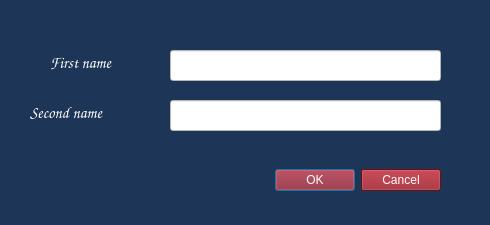
<?xml version="1.0" encoding="UTF-8"?>
<ui version="4.0">
 <class>GetNames</class>
 <widget class="QDialog" name="GetNames">
  <property name="geometry">
   <rect>
    <x>0</x>
    <y>0</y>
    <width>490</width>
    <height>225</height>
   </rect>
  </property>
  <property name="palette">
   <palette>
    <active>
     <colorrole role="WindowText">
      <brush brushstyle="SolidPattern">
       <color alpha="255">
        <red>255</red>
        <green>255</green>
        <blue>255</blue>
       </color>
      </brush>
     </colorrole>
     <colorrole role="Button">
      <brush brushstyle="SolidPattern">
       <color alpha="255">
        <red>29</red>
        <green>53</green>
        <blue>87</blue>
       </color>
      </brush>
     </colorrole>
     <colorrole role="Light">
      <brush brushstyle="SolidPattern">
       <color alpha="255">
        <red>43</red>
        <green>80</green>
        <blue>130</blue>
       </color>
      </brush>
     </colorrole>
     <colorrole role="Midlight">
      <brush brushstyle="SolidPattern">
       <color alpha="255">
        <red>36</red>
        <green>66</green>
        <blue>108</blue>
       </color>
      </brush>
     </colorrole>
     <colorrole role="Dark">
      <brush brushstyle="SolidPattern">
       <color alpha="255">
        <red>14</red>
        <green>26</green>
        <blue>43</blue>
       </color>
      </brush>
     </colorrole>
     <colorrole role="Mid">
      <brush brushstyle="SolidPattern">
       <color alpha="255">
        <red>19</red>
        <green>35</green>
        <blue>58</blue>
       </color>
      </brush>
     </colorrole>
     <colorrole role="Text">
      <brush brushstyle="SolidPattern">
       <color alpha="255">
        <red>255</red>
        <green>255</green>
        <blue>255</blue>
       </color>
      </brush>
     </colorrole>
     <colorrole role="BrightText">
      <brush brushstyle="SolidPattern">
       <color alpha="255">
        <red>255</red>
        <green>255</green>
        <blue>255</blue>
       </color>
      </brush>
     </colorrole>
     <colorrole role="ButtonText">
      <brush brushstyle="SolidPattern">
       <color alpha="255">
        <red>255</red>
        <green>255</green>
        <blue>255</blue>
       </color>
      </brush>
     </colorrole>
     <colorrole role="Base">
      <brush brushstyle="SolidPattern">
       <color alpha="255">
        <red>0</red>
        <green>0</green>
        <blue>0</blue>
       </color>
      </brush>
     </colorrole>
     <colorrole role="Window">
      <brush brushstyle="SolidPattern">
       <color alpha="255">
        <red>29</red>
        <green>53</green>
        <blue>87</blue>
       </color>
      </brush>
     </colorrole>
     <colorrole role="Shadow">
      <brush brushstyle="SolidPattern">
       <color alpha="255">
        <red>0</red>
        <green>0</green>
        <blue>0</blue>
       </color>
      </brush>
     </colorrole>
     <colorrole role="AlternateBase">
      <brush brushstyle="SolidPattern">
       <color alpha="255">
        <red>14</red>
        <green>26</green>
        <blue>43</blue>
       </color>
      </brush>
     </colorrole>
     <colorrole role="ToolTipBase">
      <brush brushstyle="SolidPattern">
       <color alpha="255">
        <red>255</red>
        <green>255</green>
        <blue>220</blue>
       </color>
      </brush>
     </colorrole>
     <colorrole role="ToolTipText">
      <brush brushstyle="SolidPattern">
       <color alpha="255">
        <red>0</red>
        <green>0</green>
        <blue>0</blue>
       </color>
      </brush>
     </colorrole>
     <colorrole role="PlaceholderText">
      <brush brushstyle="SolidPattern">
       <color alpha="128">
        <red>255</red>
        <green>255</green>
        <blue>255</blue>
       </color>
      </brush>
     </colorrole>
    </active>
    <inactive>
     <colorrole role="WindowText">
      <brush brushstyle="SolidPattern">
       <color alpha="255">
        <red>255</red>
        <green>255</green>
        <blue>255</blue>
       </color>
      </brush>
     </colorrole>
     <colorrole role="Button">
      <brush brushstyle="SolidPattern">
       <color alpha="255">
        <red>29</red>
        <green>53</green>
        <blue>87</blue>
       </color>
      </brush>
     </colorrole>
     <colorrole role="Light">
      <brush brushstyle="SolidPattern">
       <color alpha="255">
        <red>43</red>
        <green>80</green>
        <blue>130</blue>
       </color>
      </brush>
     </colorrole>
     <colorrole role="Midlight">
      <brush brushstyle="SolidPattern">
       <color alpha="255">
        <red>36</red>
        <green>66</green>
        <blue>108</blue>
       </color>
      </brush>
     </colorrole>
     <colorrole role="Dark">
      <brush brushstyle="SolidPattern">
       <color alpha="255">
        <red>14</red>
        <green>26</green>
        <blue>43</blue>
       </color>
      </brush>
     </colorrole>
     <colorrole role="Mid">
      <brush brushstyle="SolidPattern">
       <color alpha="255">
        <red>19</red>
        <green>35</green>
        <blue>58</blue>
       </color>
      </brush>
     </colorrole>
     <colorrole role="Text">
      <brush brushstyle="SolidPattern">
       <color alpha="255">
        <red>255</red>
        <green>255</green>
        <blue>255</blue>
       </color>
      </brush>
     </colorrole>
     <colorrole role="BrightText">
      <brush brushstyle="SolidPattern">
       <color alpha="255">
        <red>255</red>
        <green>255</green>
        <blue>255</blue>
       </color>
      </brush>
     </colorrole>
     <colorrole role="ButtonText">
      <brush brushstyle="SolidPattern">
       <color alpha="255">
        <red>255</red>
        <green>255</green>
        <blue>255</blue>
       </color>
      </brush>
     </colorrole>
     <colorrole role="Base">
      <brush brushstyle="SolidPattern">
       <color alpha="255">
        <red>0</red>
        <green>0</green>
        <blue>0</blue>
       </color>
      </brush>
     </colorrole>
     <colorrole role="Window">
      <brush brushstyle="SolidPattern">
       <color alpha="255">
        <red>29</red>
        <green>53</green>
        <blue>87</blue>
       </color>
      </brush>
     </colorrole>
     <colorrole role="Shadow">
      <brush brushstyle="SolidPattern">
       <color alpha="255">
        <red>0</red>
        <green>0</green>
        <blue>0</blue>
       </color>
      </brush>
     </colorrole>
     <colorrole role="AlternateBase">
      <brush brushstyle="SolidPattern">
       <color alpha="255">
        <red>14</red>
        <green>26</green>
        <blue>43</blue>
       </color>
      </brush>
     </colorrole>
     <colorrole role="ToolTipBase">
      <brush brushstyle="SolidPattern">
       <color alpha="255">
        <red>255</red>
        <green>255</green>
        <blue>220</blue>
       </color>
      </brush>
     </colorrole>
     <colorrole role="ToolTipText">
      <brush brushstyle="SolidPattern">
       <color alpha="255">
        <red>0</red>
        <green>0</green>
        <blue>0</blue>
       </color>
      </brush>
     </colorrole>
     <colorrole role="PlaceholderText">
      <brush brushstyle="SolidPattern">
       <color alpha="128">
        <red>255</red>
        <green>255</green>
        <blue>255</blue>
       </color>
      </brush>
     </colorrole>
    </inactive>
    <disabled>
     <colorrole role="WindowText">
      <brush brushstyle="SolidPattern">
       <color alpha="255">
        <red>14</red>
        <green>26</green>
        <blue>43</blue>
       </color>
      </brush>
     </colorrole>
     <colorrole role="Button">
      <brush brushstyle="SolidPattern">
       <color alpha="255">
        <red>29</red>
        <green>53</green>
        <blue>87</blue>
       </color>
      </brush>
     </colorrole>
     <colorrole role="Light">
      <brush brushstyle="SolidPattern">
       <color alpha="255">
        <red>43</red>
        <green>80</green>
        <blue>130</blue>
       </color>
      </brush>
     </colorrole>
     <colorrole role="Midlight">
      <brush brushstyle="SolidPattern">
       <color alpha="255">
        <red>36</red>
        <green>66</green>
        <blue>108</blue>
       </color>
      </brush>
     </colorrole>
     <colorrole role="Dark">
      <brush brushstyle="SolidPattern">
       <color alpha="255">
        <red>14</red>
        <green>26</green>
        <blue>43</blue>
       </color>
      </brush>
     </colorrole>
     <colorrole role="Mid">
      <brush brushstyle="SolidPattern">
       <color alpha="255">
        <red>19</red>
        <green>35</green>
        <blue>58</blue>
       </color>
      </brush>
     </colorrole>
     <colorrole role="Text">
      <brush brushstyle="SolidPattern">
       <color alpha="255">
        <red>14</red>
        <green>26</green>
        <blue>43</blue>
       </color>
      </brush>
     </colorrole>
     <colorrole role="BrightText">
      <brush brushstyle="SolidPattern">
       <color alpha="255">
        <red>255</red>
        <green>255</green>
        <blue>255</blue>
       </color>
      </brush>
     </colorrole>
     <colorrole role="ButtonText">
      <brush brushstyle="SolidPattern">
       <color alpha="255">
        <red>14</red>
        <green>26</green>
        <blue>43</blue>
       </color>
      </brush>
     </colorrole>
     <colorrole role="Base">
      <brush brushstyle="SolidPattern">
       <color alpha="255">
        <red>29</red>
        <green>53</green>
        <blue>87</blue>
       </color>
      </brush>
     </colorrole>
     <colorrole role="Window">
      <brush brushstyle="SolidPattern">
       <color alpha="255">
        <red>29</red>
        <green>53</green>
        <blue>87</blue>
       </color>
      </brush>
     </colorrole>
     <colorrole role="Shadow">
      <brush brushstyle="SolidPattern">
       <color alpha="255">
        <red>0</red>
        <green>0</green>
        <blue>0</blue>
       </color>
      </brush>
     </colorrole>
     <colorrole role="AlternateBase">
      <brush brushstyle="SolidPattern">
       <color alpha="255">
        <red>29</red>
        <green>53</green>
        <blue>87</blue>
       </color>
      </brush>
     </colorrole>
     <colorrole role="ToolTipBase">
      <brush brushstyle="SolidPattern">
       <color alpha="255">
        <red>255</red>
        <green>255</green>
        <blue>220</blue>
       </color>
      </brush>
     </colorrole>
     <colorrole role="ToolTipText">
      <brush brushstyle="SolidPattern">
       <color alpha="255">
        <red>0</red>
        <green>0</green>
        <blue>0</blue>
       </color>
      </brush>
     </colorrole>
     <colorrole role="PlaceholderText">
      <brush brushstyle="SolidPattern">
       <color alpha="128">
        <red>255</red>
        <green>255</green>
        <blue>255</blue>
       </color>
      </brush>
     </colorrole>
    </disabled>
   </palette>
  </property>
  <property name="font">
   <font>
    <pointsize>22</pointsize>
   </font>
  </property>
  <property name="windowTitle">
   <string>Input Names</string>
  </property>
  <property name="windowIcon">
   <iconset resource="Resorces.qrc">
    <normaloff>:/Logo/tic-tac-toe.png</normaloff>:/Logo/tic-tac-toe.png</iconset>
  </property>
  <property name="styleSheet">
   <string notr="true"/>
  </property>
  <widget class="QDialogButtonBox" name="buttonBox">
   <property name="geometry">
    <rect>
     <x>240</x>
     <y>160</y>
     <width>201</width>
     <height>41</height>
    </rect>
   </property>
   <property name="palette">
    <palette>
     <active>
      <colorrole role="WindowText">
       <brush brushstyle="SolidPattern">
        <color alpha="255">
         <red>255</red>
         <green>255</green>
         <blue>255</blue>
        </color>
       </brush>
      </colorrole>
      <colorrole role="Button">
       <brush brushstyle="SolidPattern">
        <color alpha="255">
         <red>146</red>
         <green>22</green>
         <blue>33</blue>
        </color>
       </brush>
      </colorrole>
      <colorrole role="Light">
       <brush brushstyle="SolidPattern">
        <color alpha="255">
         <red>255</red>
         <green>255</green>
         <blue>255</blue>
        </color>
       </brush>
      </colorrole>
      <colorrole role="Midlight">
       <brush brushstyle="SolidPattern">
        <color alpha="255">
         <red>255</red>
         <green>255</green>
         <blue>255</blue>
        </color>
       </brush>
      </colorrole>
      <colorrole role="Dark">
       <brush brushstyle="SolidPattern">
        <color alpha="255">
         <red>127</red>
         <green>127</green>
         <blue>127</blue>
        </color>
       </brush>
      </colorrole>
      <colorrole role="Mid">
       <brush brushstyle="SolidPattern">
        <color alpha="255">
         <red>170</red>
         <green>170</green>
         <blue>170</blue>
        </color>
       </brush>
      </colorrole>
      <colorrole role="Text">
       <brush brushstyle="SolidPattern">
        <color alpha="255">
         <red>255</red>
         <green>255</green>
         <blue>255</blue>
        </color>
       </brush>
      </colorrole>
      <colorrole role="BrightText">
       <brush brushstyle="SolidPattern">
        <color alpha="255">
         <red>255</red>
         <green>255</green>
         <blue>255</blue>
        </color>
       </brush>
      </colorrole>
      <colorrole role="ButtonText">
       <brush brushstyle="SolidPattern">
        <color alpha="255">
         <red>255</red>
         <green>255</green>
         <blue>255</blue>
        </color>
       </brush>
      </colorrole>
      <colorrole role="Base">
       <brush brushstyle="SolidPattern">
        <color alpha="255">
         <red>146</red>
         <green>22</green>
         <blue>33</blue>
        </color>
       </brush>
      </colorrole>
      <colorrole role="Window">
       <brush brushstyle="SolidPattern">
        <color alpha="255">
         <red>146</red>
         <green>22</green>
         <blue>33</blue>
        </color>
       </brush>
      </colorrole>
      <colorrole role="Shadow">
       <brush brushstyle="SolidPattern">
        <color alpha="255">
         <red>0</red>
         <green>0</green>
         <blue>0</blue>
        </color>
       </brush>
      </colorrole>
      <colorrole role="AlternateBase">
       <brush brushstyle="SolidPattern">
        <color alpha="255">
         <red>255</red>
         <green>255</green>
         <blue>255</blue>
        </color>
       </brush>
      </colorrole>
      <colorrole role="ToolTipBase">
       <brush brushstyle="SolidPattern">
        <color alpha="255">
         <red>255</red>
         <green>255</green>
         <blue>220</blue>
        </color>
       </brush>
      </colorrole>
      <colorrole role="ToolTipText">
       <brush brushstyle="SolidPattern">
        <color alpha="255">
         <red>0</red>
         <green>0</green>
         <blue>0</blue>
        </color>
       </brush>
      </colorrole>
      <colorrole role="PlaceholderText">
       <brush brushstyle="SolidPattern">
        <color alpha="128">
         <red>0</red>
         <green>0</green>
         <blue>0</blue>
        </color>
       </brush>
      </colorrole>
     </active>
     <inactive>
      <colorrole role="WindowText">
       <brush brushstyle="SolidPattern">
        <color alpha="255">
         <red>255</red>
         <green>255</green>
         <blue>255</blue>
        </color>
       </brush>
      </colorrole>
      <colorrole role="Button">
       <brush brushstyle="SolidPattern">
        <color alpha="255">
         <red>146</red>
         <green>22</green>
         <blue>33</blue>
        </color>
       </brush>
      </colorrole>
      <colorrole role="Light">
       <brush brushstyle="SolidPattern">
        <color alpha="255">
         <red>255</red>
         <green>255</green>
         <blue>255</blue>
        </color>
       </brush>
      </colorrole>
      <colorrole role="Midlight">
       <brush brushstyle="SolidPattern">
        <color alpha="255">
         <red>255</red>
         <green>255</green>
         <blue>255</blue>
        </color>
       </brush>
      </colorrole>
      <colorrole role="Dark">
       <brush brushstyle="SolidPattern">
        <color alpha="255">
         <red>127</red>
         <green>127</green>
         <blue>127</blue>
        </color>
       </brush>
      </colorrole>
      <colorrole role="Mid">
       <brush brushstyle="SolidPattern">
        <color alpha="255">
         <red>170</red>
         <green>170</green>
         <blue>170</blue>
        </color>
       </brush>
      </colorrole>
      <colorrole role="Text">
       <brush brushstyle="SolidPattern">
        <color alpha="255">
         <red>255</red>
         <green>255</green>
         <blue>255</blue>
        </color>
       </brush>
      </colorrole>
      <colorrole role="BrightText">
       <brush brushstyle="SolidPattern">
        <color alpha="255">
         <red>255</red>
         <green>255</green>
         <blue>255</blue>
        </color>
       </brush>
      </colorrole>
      <colorrole role="ButtonText">
       <brush brushstyle="SolidPattern">
        <color alpha="255">
         <red>255</red>
         <green>255</green>
         <blue>255</blue>
        </color>
       </brush>
      </colorrole>
      <colorrole role="Base">
       <brush brushstyle="SolidPattern">
        <color alpha="255">
         <red>146</red>
         <green>22</green>
         <blue>33</blue>
        </color>
       </brush>
      </colorrole>
      <colorrole role="Window">
       <brush brushstyle="SolidPattern">
        <color alpha="255">
         <red>146</red>
         <green>22</green>
         <blue>33</blue>
        </color>
       </brush>
      </colorrole>
      <colorrole role="Shadow">
       <brush brushstyle="SolidPattern">
        <color alpha="255">
         <red>0</red>
         <green>0</green>
         <blue>0</blue>
        </color>
       </brush>
      </colorrole>
      <colorrole role="AlternateBase">
       <brush brushstyle="SolidPattern">
        <color alpha="255">
         <red>255</red>
         <green>255</green>
         <blue>255</blue>
        </color>
       </brush>
      </colorrole>
      <colorrole role="ToolTipBase">
       <brush brushstyle="SolidPattern">
        <color alpha="255">
         <red>255</red>
         <green>255</green>
         <blue>220</blue>
        </color>
       </brush>
      </colorrole>
      <colorrole role="ToolTipText">
       <brush brushstyle="SolidPattern">
        <color alpha="255">
         <red>0</red>
         <green>0</green>
         <blue>0</blue>
        </color>
       </brush>
      </colorrole>
      <colorrole role="PlaceholderText">
       <brush brushstyle="SolidPattern">
        <color alpha="128">
         <red>0</red>
         <green>0</green>
         <blue>0</blue>
        </color>
       </brush>
      </colorrole>
     </inactive>
     <disabled>
      <colorrole role="WindowText">
       <brush brushstyle="SolidPattern">
        <color alpha="255">
         <red>255</red>
         <green>255</green>
         <blue>255</blue>
        </color>
       </brush>
      </colorrole>
      <colorrole role="Button">
       <brush brushstyle="SolidPattern">
        <color alpha="255">
         <red>146</red>
         <green>22</green>
         <blue>33</blue>
        </color>
       </brush>
      </colorrole>
      <colorrole role="Light">
       <brush brushstyle="SolidPattern">
        <color alpha="255">
         <red>255</red>
         <green>255</green>
         <blue>255</blue>
        </color>
       </brush>
      </colorrole>
      <colorrole role="Midlight">
       <brush brushstyle="SolidPattern">
        <color alpha="255">
         <red>255</red>
         <green>255</green>
         <blue>255</blue>
        </color>
       </brush>
      </colorrole>
      <colorrole role="Dark">
       <brush brushstyle="SolidPattern">
        <color alpha="255">
         <red>127</red>
         <green>127</green>
         <blue>127</blue>
        </color>
       </brush>
      </colorrole>
      <colorrole role="Mid">
       <brush brushstyle="SolidPattern">
        <color alpha="255">
         <red>170</red>
         <green>170</green>
         <blue>170</blue>
        </color>
       </brush>
      </colorrole>
      <colorrole role="Text">
       <brush brushstyle="SolidPattern">
        <color alpha="255">
         <red>255</red>
         <green>255</green>
         <blue>255</blue>
        </color>
       </brush>
      </colorrole>
      <colorrole role="BrightText">
       <brush brushstyle="SolidPattern">
        <color alpha="255">
         <red>255</red>
         <green>255</green>
         <blue>255</blue>
        </color>
       </brush>
      </colorrole>
      <colorrole role="ButtonText">
       <brush brushstyle="SolidPattern">
        <color alpha="255">
         <red>255</red>
         <green>255</green>
         <blue>255</blue>
        </color>
       </brush>
      </colorrole>
      <colorrole role="Base">
       <brush brushstyle="SolidPattern">
        <color alpha="255">
         <red>146</red>
         <green>22</green>
         <blue>33</blue>
        </color>
       </brush>
      </colorrole>
      <colorrole role="Window">
       <brush brushstyle="SolidPattern">
        <color alpha="255">
         <red>146</red>
         <green>22</green>
         <blue>33</blue>
        </color>
       </brush>
      </colorrole>
      <colorrole role="Shadow">
       <brush brushstyle="SolidPattern">
        <color alpha="255">
         <red>0</red>
         <green>0</green>
         <blue>0</blue>
        </color>
       </brush>
      </colorrole>
      <colorrole role="AlternateBase">
       <brush brushstyle="SolidPattern">
        <color alpha="255">
         <red>255</red>
         <green>255</green>
         <blue>255</blue>
        </color>
       </brush>
      </colorrole>
      <colorrole role="ToolTipBase">
       <brush brushstyle="SolidPattern">
        <color alpha="255">
         <red>255</red>
         <green>255</green>
         <blue>220</blue>
        </color>
       </brush>
      </colorrole>
      <colorrole role="ToolTipText">
       <brush brushstyle="SolidPattern">
        <color alpha="255">
         <red>0</red>
         <green>0</green>
         <blue>0</blue>
        </color>
       </brush>
      </colorrole>
      <colorrole role="PlaceholderText">
       <brush brushstyle="SolidPattern">
        <color alpha="128">
         <red>0</red>
         <green>0</green>
         <blue>0</blue>
        </color>
       </brush>
      </colorrole>
     </disabled>
    </palette>
   </property>
   <property name="font">
    <font>
     <family>Comic Sans MS</family>
     <pointsize>10</pointsize>
    </font>
   </property>
   <property name="styleSheet">
    <string notr="true">color: rgb(255, 255, 255);
background-color: rgb(146, 22, 33);
</string>
   </property>
   <property name="orientation">
    <enum>Qt::Horizontal</enum>
   </property>
   <property name="standardButtons">
    <set>QDialogButtonBox::Cancel|QDialogButtonBox::Ok</set>
   </property>
  </widget>
  <widget class="QLabel" name="label">
   <property name="geometry">
    <rect>
     <x>50</x>
     <y>42</y>
     <width>101</width>
     <height>41</height>
    </rect>
   </property>
   <property name="font">
    <font>
     <family>Comic Sans MS</family>
     <pointsize>12</pointsize>
     <weight>50</weight>
     <italic>false</italic>
     <bold>false</bold>
    </font>
   </property>
   <property name="text">
    <string>First name</string>
   </property>
  </widget>
  <widget class="QLabel" name="label_2">
   <property name="geometry">
    <rect>
     <x>30</x>
     <y>92</y>
     <width>121</width>
     <height>41</height>
    </rect>
   </property>
   <property name="font">
    <font>
     <family>Comic Sans MS</family>
     <pointsize>12</pointsize>
     <weight>50</weight>
     <italic>false</italic>
     <bold>false</bold>
    </font>
   </property>
   <property name="text">
    <string>Second name</string>
   </property>
  </widget>
  <widget class="QLineEdit" name="lineEdit">
   <property name="geometry">
    <rect>
     <x>170</x>
     <y>50</y>
     <width>271</width>
     <height>31</height>
    </rect>
   </property>
   <property name="palette">
    <palette>
     <active>
      <colorrole role="WindowText">
       <brush brushstyle="SolidPattern">
        <color alpha="255">
         <red>0</red>
         <green>0</green>
         <blue>0</blue>
        </color>
       </brush>
      </colorrole>
      <colorrole role="Button">
       <brush brushstyle="SolidPattern">
        <color alpha="255">
         <red>255</red>
         <green>255</green>
         <blue>255</blue>
        </color>
       </brush>
      </colorrole>
      <colorrole role="Light">
       <brush brushstyle="SolidPattern">
        <color alpha="255">
         <red>255</red>
         <green>255</green>
         <blue>255</blue>
        </color>
       </brush>
      </colorrole>
      <colorrole role="Midlight">
       <brush brushstyle="SolidPattern">
        <color alpha="255">
         <red>255</red>
         <green>255</green>
         <blue>255</blue>
        </color>
       </brush>
      </colorrole>
      <colorrole role="Dark">
       <brush brushstyle="SolidPattern">
        <color alpha="255">
         <red>127</red>
         <green>127</green>
         <blue>127</blue>
        </color>
       </brush>
      </colorrole>
      <colorrole role="Mid">
       <brush brushstyle="SolidPattern">
        <color alpha="255">
         <red>170</red>
         <green>170</green>
         <blue>170</blue>
        </color>
       </brush>
      </colorrole>
      <colorrole role="Text">
       <brush brushstyle="SolidPattern">
        <color alpha="255">
         <red>0</red>
         <green>0</green>
         <blue>0</blue>
        </color>
       </brush>
      </colorrole>
      <colorrole role="BrightText">
       <brush brushstyle="SolidPattern">
        <color alpha="255">
         <red>255</red>
         <green>255</green>
         <blue>255</blue>
        </color>
       </brush>
      </colorrole>
      <colorrole role="ButtonText">
       <brush brushstyle="SolidPattern">
        <color alpha="255">
         <red>0</red>
         <green>0</green>
         <blue>0</blue>
        </color>
       </brush>
      </colorrole>
      <colorrole role="Base">
       <brush brushstyle="SolidPattern">
        <color alpha="255">
         <red>255</red>
         <green>255</green>
         <blue>255</blue>
        </color>
       </brush>
      </colorrole>
      <colorrole role="Window">
       <brush brushstyle="SolidPattern">
        <color alpha="255">
         <red>255</red>
         <green>255</green>
         <blue>255</blue>
        </color>
       </brush>
      </colorrole>
      <colorrole role="Shadow">
       <brush brushstyle="SolidPattern">
        <color alpha="255">
         <red>0</red>
         <green>0</green>
         <blue>0</blue>
        </color>
       </brush>
      </colorrole>
      <colorrole role="AlternateBase">
       <brush brushstyle="SolidPattern">
        <color alpha="255">
         <red>255</red>
         <green>255</green>
         <blue>255</blue>
        </color>
       </brush>
      </colorrole>
      <colorrole role="ToolTipBase">
       <brush brushstyle="SolidPattern">
        <color alpha="255">
         <red>255</red>
         <green>255</green>
         <blue>220</blue>
        </color>
       </brush>
      </colorrole>
      <colorrole role="ToolTipText">
       <brush brushstyle="SolidPattern">
        <color alpha="255">
         <red>0</red>
         <green>0</green>
         <blue>0</blue>
        </color>
       </brush>
      </colorrole>
      <colorrole role="PlaceholderText">
       <brush brushstyle="SolidPattern">
        <color alpha="128">
         <red>0</red>
         <green>0</green>
         <blue>0</blue>
        </color>
       </brush>
      </colorrole>
     </active>
     <inactive>
      <colorrole role="WindowText">
       <brush brushstyle="SolidPattern">
        <color alpha="255">
         <red>0</red>
         <green>0</green>
         <blue>0</blue>
        </color>
       </brush>
      </colorrole>
      <colorrole role="Button">
       <brush brushstyle="SolidPattern">
        <color alpha="255">
         <red>255</red>
         <green>255</green>
         <blue>255</blue>
        </color>
       </brush>
      </colorrole>
      <colorrole role="Light">
       <brush brushstyle="SolidPattern">
        <color alpha="255">
         <red>255</red>
         <green>255</green>
         <blue>255</blue>
        </color>
       </brush>
      </colorrole>
      <colorrole role="Midlight">
       <brush brushstyle="SolidPattern">
        <color alpha="255">
         <red>255</red>
         <green>255</green>
         <blue>255</blue>
        </color>
       </brush>
      </colorrole>
      <colorrole role="Dark">
       <brush brushstyle="SolidPattern">
        <color alpha="255">
         <red>127</red>
         <green>127</green>
         <blue>127</blue>
        </color>
       </brush>
      </colorrole>
      <colorrole role="Mid">
       <brush brushstyle="SolidPattern">
        <color alpha="255">
         <red>170</red>
         <green>170</green>
         <blue>170</blue>
        </color>
       </brush>
      </colorrole>
      <colorrole role="Text">
       <brush brushstyle="SolidPattern">
        <color alpha="255">
         <red>0</red>
         <green>0</green>
         <blue>0</blue>
        </color>
       </brush>
      </colorrole>
      <colorrole role="BrightText">
       <brush brushstyle="SolidPattern">
        <color alpha="255">
         <red>255</red>
         <green>255</green>
         <blue>255</blue>
        </color>
       </brush>
      </colorrole>
      <colorrole role="ButtonText">
       <brush brushstyle="SolidPattern">
        <color alpha="255">
         <red>0</red>
         <green>0</green>
         <blue>0</blue>
        </color>
       </brush>
      </colorrole>
      <colorrole role="Base">
       <brush brushstyle="SolidPattern">
        <color alpha="255">
         <red>255</red>
         <green>255</green>
         <blue>255</blue>
        </color>
       </brush>
      </colorrole>
      <colorrole role="Window">
       <brush brushstyle="SolidPattern">
        <color alpha="255">
         <red>255</red>
         <green>255</green>
         <blue>255</blue>
        </color>
       </brush>
      </colorrole>
      <colorrole role="Shadow">
       <brush brushstyle="SolidPattern">
        <color alpha="255">
         <red>0</red>
         <green>0</green>
         <blue>0</blue>
        </color>
       </brush>
      </colorrole>
      <colorrole role="AlternateBase">
       <brush brushstyle="SolidPattern">
        <color alpha="255">
         <red>255</red>
         <green>255</green>
         <blue>255</blue>
        </color>
       </brush>
      </colorrole>
      <colorrole role="ToolTipBase">
       <brush brushstyle="SolidPattern">
        <color alpha="255">
         <red>255</red>
         <green>255</green>
         <blue>220</blue>
        </color>
       </brush>
      </colorrole>
      <colorrole role="ToolTipText">
       <brush brushstyle="SolidPattern">
        <color alpha="255">
         <red>0</red>
         <green>0</green>
         <blue>0</blue>
        </color>
       </brush>
      </colorrole>
      <colorrole role="PlaceholderText">
       <brush brushstyle="SolidPattern">
        <color alpha="128">
         <red>0</red>
         <green>0</green>
         <blue>0</blue>
        </color>
       </brush>
      </colorrole>
     </inactive>
     <disabled>
      <colorrole role="WindowText">
       <brush brushstyle="SolidPattern">
        <color alpha="255">
         <red>127</red>
         <green>127</green>
         <blue>127</blue>
        </color>
       </brush>
      </colorrole>
      <colorrole role="Button">
       <brush brushstyle="SolidPattern">
        <color alpha="255">
         <red>255</red>
         <green>255</green>
         <blue>255</blue>
        </color>
       </brush>
      </colorrole>
      <colorrole role="Light">
       <brush brushstyle="SolidPattern">
        <color alpha="255">
         <red>255</red>
         <green>255</green>
         <blue>255</blue>
        </color>
       </brush>
      </colorrole>
      <colorrole role="Midlight">
       <brush brushstyle="SolidPattern">
        <color alpha="255">
         <red>255</red>
         <green>255</green>
         <blue>255</blue>
        </color>
       </brush>
      </colorrole>
      <colorrole role="Dark">
       <brush brushstyle="SolidPattern">
        <color alpha="255">
         <red>127</red>
         <green>127</green>
         <blue>127</blue>
        </color>
       </brush>
      </colorrole>
      <colorrole role="Mid">
       <brush brushstyle="SolidPattern">
        <color alpha="255">
         <red>170</red>
         <green>170</green>
         <blue>170</blue>
        </color>
       </brush>
      </colorrole>
      <colorrole role="Text">
       <brush brushstyle="SolidPattern">
        <color alpha="255">
         <red>127</red>
         <green>127</green>
         <blue>127</blue>
        </color>
       </brush>
      </colorrole>
      <colorrole role="BrightText">
       <brush brushstyle="SolidPattern">
        <color alpha="255">
         <red>255</red>
         <green>255</green>
         <blue>255</blue>
        </color>
       </brush>
      </colorrole>
      <colorrole role="ButtonText">
       <brush brushstyle="SolidPattern">
        <color alpha="255">
         <red>127</red>
         <green>127</green>
         <blue>127</blue>
        </color>
       </brush>
      </colorrole>
      <colorrole role="Base">
       <brush brushstyle="SolidPattern">
        <color alpha="255">
         <red>255</red>
         <green>255</green>
         <blue>255</blue>
        </color>
       </brush>
      </colorrole>
      <colorrole role="Window">
       <brush brushstyle="SolidPattern">
        <color alpha="255">
         <red>255</red>
         <green>255</green>
         <blue>255</blue>
        </color>
       </brush>
      </colorrole>
      <colorrole role="Shadow">
       <brush brushstyle="SolidPattern">
        <color alpha="255">
         <red>0</red>
         <green>0</green>
         <blue>0</blue>
        </color>
       </brush>
      </colorrole>
      <colorrole role="AlternateBase">
       <brush brushstyle="SolidPattern">
        <color alpha="255">
         <red>255</red>
         <green>255</green>
         <blue>255</blue>
        </color>
       </brush>
      </colorrole>
      <colorrole role="ToolTipBase">
       <brush brushstyle="SolidPattern">
        <color alpha="255">
         <red>255</red>
         <green>255</green>
         <blue>220</blue>
        </color>
       </brush>
      </colorrole>
      <colorrole role="ToolTipText">
       <brush brushstyle="SolidPattern">
        <color alpha="255">
         <red>0</red>
         <green>0</green>
         <blue>0</blue>
        </color>
       </brush>
      </colorrole>
      <colorrole role="PlaceholderText">
       <brush brushstyle="SolidPattern">
        <color alpha="128">
         <red>0</red>
         <green>0</green>
         <blue>0</blue>
        </color>
       </brush>
      </colorrole>
     </disabled>
    </palette>
   </property>
   <property name="font">
    <font>
     <family>8514oem</family>
     <pointsize>8</pointsize>
    </font>
   </property>
  </widget>
  <widget class="QLineEdit" name="lineEdit_2">
   <property name="geometry">
    <rect>
     <x>170</x>
     <y>100</y>
     <width>271</width>
     <height>31</height>
    </rect>
   </property>
   <property name="palette">
    <palette>
     <active>
      <colorrole role="WindowText">
       <brush brushstyle="SolidPattern">
        <color alpha="255">
         <red>0</red>
         <green>0</green>
         <blue>0</blue>
        </color>
       </brush>
      </colorrole>
      <colorrole role="Button">
       <brush brushstyle="SolidPattern">
        <color alpha="255">
         <red>255</red>
         <green>255</green>
         <blue>255</blue>
        </color>
       </brush>
      </colorrole>
      <colorrole role="Light">
       <brush brushstyle="SolidPattern">
        <color alpha="255">
         <red>255</red>
         <green>255</green>
         <blue>255</blue>
        </color>
       </brush>
      </colorrole>
      <colorrole role="Midlight">
       <brush brushstyle="SolidPattern">
        <color alpha="255">
         <red>255</red>
         <green>255</green>
         <blue>255</blue>
        </color>
       </brush>
      </colorrole>
      <colorrole role="Dark">
       <brush brushstyle="SolidPattern">
        <color alpha="255">
         <red>127</red>
         <green>127</green>
         <blue>127</blue>
        </color>
       </brush>
      </colorrole>
      <colorrole role="Mid">
       <brush brushstyle="SolidPattern">
        <color alpha="255">
         <red>170</red>
         <green>170</green>
         <blue>170</blue>
        </color>
       </brush>
      </colorrole>
      <colorrole role="Text">
       <brush brushstyle="SolidPattern">
        <color alpha="255">
         <red>0</red>
         <green>0</green>
         <blue>0</blue>
        </color>
       </brush>
      </colorrole>
      <colorrole role="BrightText">
       <brush brushstyle="SolidPattern">
        <color alpha="255">
         <red>255</red>
         <green>255</green>
         <blue>255</blue>
        </color>
       </brush>
      </colorrole>
      <colorrole role="ButtonText">
       <brush brushstyle="SolidPattern">
        <color alpha="255">
         <red>0</red>
         <green>0</green>
         <blue>0</blue>
        </color>
       </brush>
      </colorrole>
      <colorrole role="Base">
       <brush brushstyle="SolidPattern">
        <color alpha="255">
         <red>255</red>
         <green>255</green>
         <blue>255</blue>
        </color>
       </brush>
      </colorrole>
      <colorrole role="Window">
       <brush brushstyle="SolidPattern">
        <color alpha="255">
         <red>255</red>
         <green>255</green>
         <blue>255</blue>
        </color>
       </brush>
      </colorrole>
      <colorrole role="Shadow">
       <brush brushstyle="SolidPattern">
        <color alpha="255">
         <red>0</red>
         <green>0</green>
         <blue>0</blue>
        </color>
       </brush>
      </colorrole>
      <colorrole role="AlternateBase">
       <brush brushstyle="SolidPattern">
        <color alpha="255">
         <red>255</red>
         <green>255</green>
         <blue>255</blue>
        </color>
       </brush>
      </colorrole>
      <colorrole role="ToolTipBase">
       <brush brushstyle="SolidPattern">
        <color alpha="255">
         <red>255</red>
         <green>255</green>
         <blue>220</blue>
        </color>
       </brush>
      </colorrole>
      <colorrole role="ToolTipText">
       <brush brushstyle="SolidPattern">
        <color alpha="255">
         <red>0</red>
         <green>0</green>
         <blue>0</blue>
        </color>
       </brush>
      </colorrole>
      <colorrole role="PlaceholderText">
       <brush brushstyle="SolidPattern">
        <color alpha="128">
         <red>0</red>
         <green>0</green>
         <blue>0</blue>
        </color>
       </brush>
      </colorrole>
     </active>
     <inactive>
      <colorrole role="WindowText">
       <brush brushstyle="SolidPattern">
        <color alpha="255">
         <red>0</red>
         <green>0</green>
         <blue>0</blue>
        </color>
       </brush>
      </colorrole>
      <colorrole role="Button">
       <brush brushstyle="SolidPattern">
        <color alpha="255">
         <red>255</red>
         <green>255</green>
         <blue>255</blue>
        </color>
       </brush>
      </colorrole>
      <colorrole role="Light">
       <brush brushstyle="SolidPattern">
        <color alpha="255">
         <red>255</red>
         <green>255</green>
         <blue>255</blue>
        </color>
       </brush>
      </colorrole>
      <colorrole role="Midlight">
       <brush brushstyle="SolidPattern">
        <color alpha="255">
         <red>255</red>
         <green>255</green>
         <blue>255</blue>
        </color>
       </brush>
      </colorrole>
      <colorrole role="Dark">
       <brush brushstyle="SolidPattern">
        <color alpha="255">
         <red>127</red>
         <green>127</green>
         <blue>127</blue>
        </color>
       </brush>
      </colorrole>
      <colorrole role="Mid">
       <brush brushstyle="SolidPattern">
        <color alpha="255">
         <red>170</red>
         <green>170</green>
         <blue>170</blue>
        </color>
       </brush>
      </colorrole>
      <colorrole role="Text">
       <brush brushstyle="SolidPattern">
        <color alpha="255">
         <red>0</red>
         <green>0</green>
         <blue>0</blue>
        </color>
       </brush>
      </colorrole>
      <colorrole role="BrightText">
       <brush brushstyle="SolidPattern">
        <color alpha="255">
         <red>255</red>
         <green>255</green>
         <blue>255</blue>
        </color>
       </brush>
      </colorrole>
      <colorrole role="ButtonText">
       <brush brushstyle="SolidPattern">
        <color alpha="255">
         <red>0</red>
         <green>0</green>
         <blue>0</blue>
        </color>
       </brush>
      </colorrole>
      <colorrole role="Base">
       <brush brushstyle="SolidPattern">
        <color alpha="255">
         <red>255</red>
         <green>255</green>
         <blue>255</blue>
        </color>
       </brush>
      </colorrole>
      <colorrole role="Window">
       <brush brushstyle="SolidPattern">
        <color alpha="255">
         <red>255</red>
         <green>255</green>
         <blue>255</blue>
        </color>
       </brush>
      </colorrole>
      <colorrole role="Shadow">
       <brush brushstyle="SolidPattern">
        <color alpha="255">
         <red>0</red>
         <green>0</green>
         <blue>0</blue>
        </color>
       </brush>
      </colorrole>
      <colorrole role="AlternateBase">
       <brush brushstyle="SolidPattern">
        <color alpha="255">
         <red>255</red>
         <green>255</green>
         <blue>255</blue>
        </color>
       </brush>
      </colorrole>
      <colorrole role="ToolTipBase">
       <brush brushstyle="SolidPattern">
        <color alpha="255">
         <red>255</red>
         <green>255</green>
         <blue>220</blue>
        </color>
       </brush>
      </colorrole>
      <colorrole role="ToolTipText">
       <brush brushstyle="SolidPattern">
        <color alpha="255">
         <red>0</red>
         <green>0</green>
         <blue>0</blue>
        </color>
       </brush>
      </colorrole>
      <colorrole role="PlaceholderText">
       <brush brushstyle="SolidPattern">
        <color alpha="128">
         <red>0</red>
         <green>0</green>
         <blue>0</blue>
        </color>
       </brush>
      </colorrole>
     </inactive>
     <disabled>
      <colorrole role="WindowText">
       <brush brushstyle="SolidPattern">
        <color alpha="255">
         <red>127</red>
         <green>127</green>
         <blue>127</blue>
        </color>
       </brush>
      </colorrole>
      <colorrole role="Button">
       <brush brushstyle="SolidPattern">
        <color alpha="255">
         <red>255</red>
         <green>255</green>
         <blue>255</blue>
        </color>
       </brush>
      </colorrole>
      <colorrole role="Light">
       <brush brushstyle="SolidPattern">
        <color alpha="255">
         <red>255</red>
         <green>255</green>
         <blue>255</blue>
        </color>
       </brush>
      </colorrole>
      <colorrole role="Midlight">
       <brush brushstyle="SolidPattern">
        <color alpha="255">
         <red>255</red>
         <green>255</green>
         <blue>255</blue>
        </color>
       </brush>
      </colorrole>
      <colorrole role="Dark">
       <brush brushstyle="SolidPattern">
        <color alpha="255">
         <red>127</red>
         <green>127</green>
         <blue>127</blue>
        </color>
       </brush>
      </colorrole>
      <colorrole role="Mid">
       <brush brushstyle="SolidPattern">
        <color alpha="255">
         <red>170</red>
         <green>170</green>
         <blue>170</blue>
        </color>
       </brush>
      </colorrole>
      <colorrole role="Text">
       <brush brushstyle="SolidPattern">
        <color alpha="255">
         <red>127</red>
         <green>127</green>
         <blue>127</blue>
        </color>
       </brush>
      </colorrole>
      <colorrole role="BrightText">
       <brush brushstyle="SolidPattern">
        <color alpha="255">
         <red>255</red>
         <green>255</green>
         <blue>255</blue>
        </color>
       </brush>
      </colorrole>
      <colorrole role="ButtonText">
       <brush brushstyle="SolidPattern">
        <color alpha="255">
         <red>127</red>
         <green>127</green>
         <blue>127</blue>
        </color>
       </brush>
      </colorrole>
      <colorrole role="Base">
       <brush brushstyle="SolidPattern">
        <color alpha="255">
         <red>255</red>
         <green>255</green>
         <blue>255</blue>
        </color>
       </brush>
      </colorrole>
      <colorrole role="Window">
       <brush brushstyle="SolidPattern">
        <color alpha="255">
         <red>255</red>
         <green>255</green>
         <blue>255</blue>
        </color>
       </brush>
      </colorrole>
      <colorrole role="Shadow">
       <brush brushstyle="SolidPattern">
        <color alpha="255">
         <red>0</red>
         <green>0</green>
         <blue>0</blue>
        </color>
       </brush>
      </colorrole>
      <colorrole role="AlternateBase">
       <brush brushstyle="SolidPattern">
        <color alpha="255">
         <red>255</red>
         <green>255</green>
         <blue>255</blue>
        </color>
       </brush>
      </colorrole>
      <colorrole role="ToolTipBase">
       <brush brushstyle="SolidPattern">
        <color alpha="255">
         <red>255</red>
         <green>255</green>
         <blue>220</blue>
        </color>
       </brush>
      </colorrole>
      <colorrole role="ToolTipText">
       <brush brushstyle="SolidPattern">
        <color alpha="255">
         <red>0</red>
         <green>0</green>
         <blue>0</blue>
        </color>
       </brush>
      </colorrole>
      <colorrole role="PlaceholderText">
       <brush brushstyle="SolidPattern">
        <color alpha="128">
         <red>0</red>
         <green>0</green>
         <blue>0</blue>
        </color>
       </brush>
      </colorrole>
     </disabled>
    </palette>
   </property>
   <property name="font">
    <font>
     <family>8514oem</family>
     <pointsize>8</pointsize>
    </font>
   </property>
   <property name="placeholderText">
    <string/>
   </property>
  </widget>
 </widget>
 <resources>
  <include location="Resorces.qrc"/>
 </resources>
 <connections>
  <connection>
   <sender>buttonBox</sender>
   <signal>accepted()</signal>
   <receiver>GetNames</receiver>
   <slot>accept()</slot>
   <hints>
    <hint type="sourcelabel">
     <x>248</x>
     <y>254</y>
    </hint>
    <hint type="destinationlabel">
     <x>157</x>
     <y>274</y>
    </hint>
   </hints>
  </connection>
  <connection>
   <sender>buttonBox</sender>
   <signal>rejected()</signal>
   <receiver>GetNames</receiver>
   <slot>reject()</slot>
   <hints>
    <hint type="sourcelabel">
     <x>316</x>
     <y>260</y>
    </hint>
    <hint type="destinationlabel">
     <x>286</x>
     <y>274</y>
    </hint>
   </hints>
  </connection>
 </connections>
</ui>
